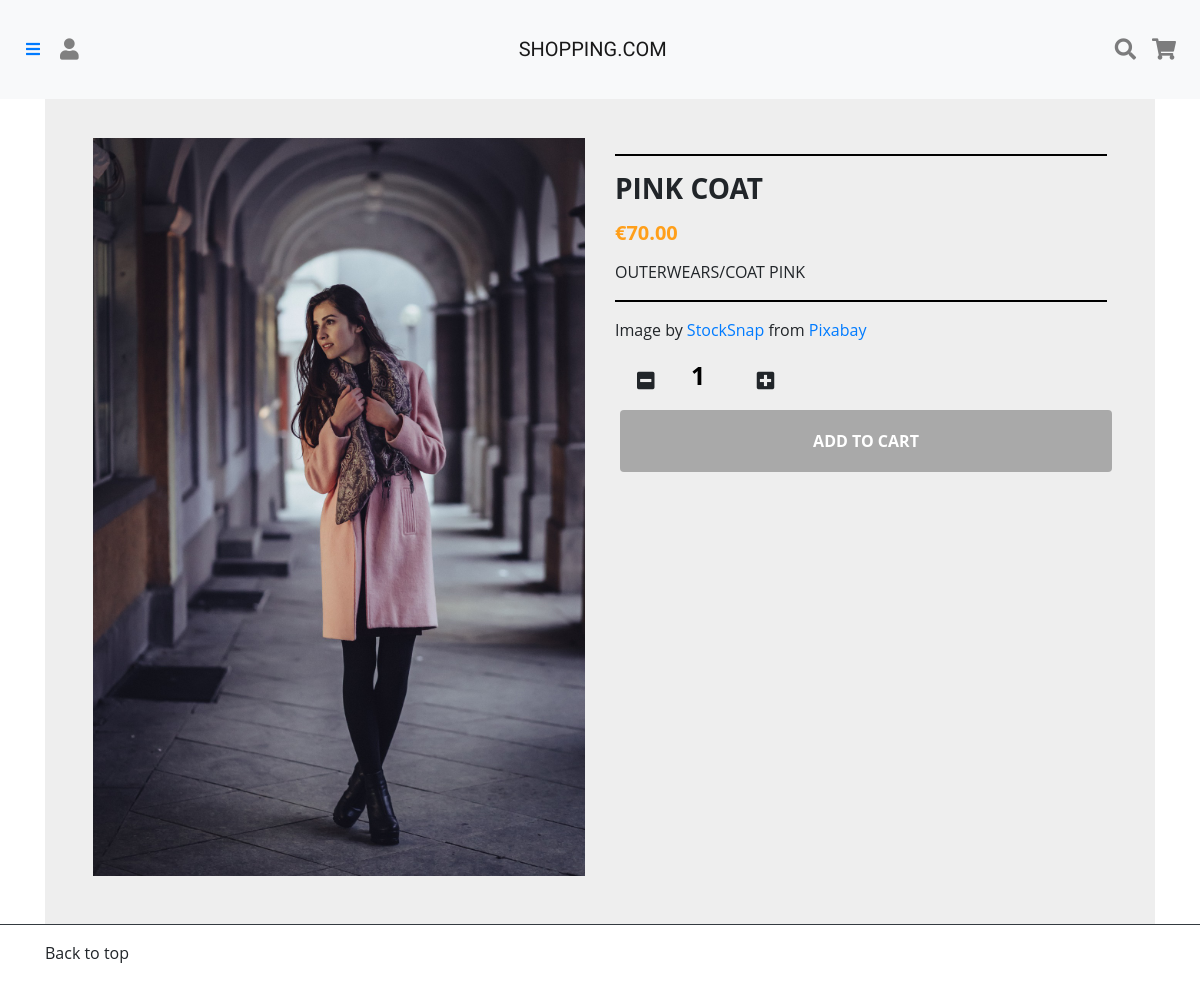
The app's page /product/viewProduct.php?productNo=1032 with its own data.
### tables this page shows
CREATE TABLE Product(
p_id INT(6) UNSIGNED AUTO_INCREMENT PRIMARY KEY,
p_name VARCHAR(30) NOT NULL,
p_category VARCHAR(30) NOT NULL,
p_sub VARCHAR(30) NOT NULL,
p_colour VARCHAR(30) NOT NULL,
p_price DECIMAL(5,2) NOT NULL,
p_quantity INT(6) NOT NULL,
p_description VARCHAR(1000)
);

### controller/Product_cont.php (called while the page is built, shortened)
<?php
	include 'Controller.php';
	class Product_Controller extends Controller{
		public function __construct(){
			$this->model= new Product_model();
		}
    	public function productView(){
    		$pid = $_REQUEST['productNo'];
    		$product = $this->model->selectProduct($pid);
    		require_once $_SERVER["DOCUMENT_ROOT"]."/mall/view/header.php";
			require_once $_SERVER["DOCUMENT_ROOT"]."/mall/view/product_detail.php";
			require_once $_SERVER["DOCUMENT_ROOT"]."/mall/view/footer.php";
		}
	}

### product/viewProduct.php (called while the page is built)
<?php
  include $_SERVER["DOCUMENT_ROOT"].'/mall/controller/Product_cont.php';
  include $_SERVER["DOCUMENT_ROOT"].'/mall/model/Product_model.php';
  $controller = new Product_Controller();
  $controller -> productView();
?>

### model/Model.php (called while the page is built, shortened)
<?php
	class Model{
		private $host = 'localhost';
		private $dbuser ='d1234';
		private $dbpwd = '1234';
		private $database = 'mysql';
		public function __construct(){
			$this->pdo = new PDO("mysql:host=$this->host;dbname=$this->database", $this->dbuser, $this->dbpwd);
		}
	}

### model/Product_model.php (called while the page is built, shortened)
<?php
	include 'Model.php';
	class Product_Model extends Model{
		function selectProduct($pid){
			$sql = "SELECT * from product where p_id = '$pid'";
			$stmt = $this->pdo->prepare($sql);
			$stmt->execute();
			return $stmt->fetch();
		}
	}

### view/product_detail.php (the view, shortened to what this page needs)
<main id="main product-main">
	<div class="container">
		<div class="card-detail">
			<div class="container-fliud">
				<div class="wrapper row">
					<div class="preview col-md-6">
						<div class="preview-pic tab-content">
						  	<?php
		            		$image_src = "/mall/public/img/{$product['p_category']}/{$product['p_id']}.jpg";
		        			?>
							<img class="img-detail" src=<?php echo $image_src;?>>
						</div>
					</div>
					<div class="details col-md-6">
						<hr style="width: 100%; color: black; height: 1px; background-color:black;" />
						<h3 class="product-title"><?php echo $product['p_name'];?></h3>
						<h5 class="price"><span>€<?php echo $product['p_price'];?></span></h5>
						<div class="rows">
							<span class="info"><?php echo $product['p_category'];?>/<?php echo $product['p_sub'];?></span>
							<span class="info text-right"><?php echo $product['p_colour'];?></span>
						</div>
						<hr style="width: 100%; color: black; height: 1px; background-color:black;" />
						<p class="product-description"><?php echo $product['p_description'];?></p>
						<div class="row">
				 			<div class="col-md-6 product-qty">
				  				<span class="btn btn-default btn-lg btn-qty minus">
				  					<span class="fas fa-minus-square" aria-hidden="true"></span>
				  				</span>
				  				<input type="number" class="count p-quantity text-center" value="1">
				  				<span class="btn btn-default btn-lg btn-qty plus">
				   					<span class="fas fa-plus-square" aria-hidden="true"></span>
				  				</span>
				  			</div>
			 			</div>
						<div class="action">
							<?php if ((isset($_SESSION['user']))&&($_SESSION['user']=='Admin')):?>
							<?php $id = $product['p_id']; $cat = "'".$product['p_category']."'";?>
				  				<div class="row">
				 					<div class="col-md-12 text-center">
				  						<button class="btn btn-dark btn-block cbutton" onclick="location.href='/mall/product/modifyProduct.php?pid='+<?php echo $id?>">
							   				Modify Product
				  						</button>
				 					</div>
				 				</div>
				 				<div class="row">
				 					<div class="col-md-12 text-center">
				  						<button class="btn btn-dark btn-block cbutton mt-auto" onclick="javascript:deleteObject(<?php echo$cat;?>,<?php echo $id;?>)">
				  							Delete Product
				  						</button>
				 					</div>
				 				</div>
			  				<?php else: ?>
				  				<div class="row">
				 					<div class="col-md-12 text-center">
				 						<?php if (isset($_SESSION['user'])):?>
				  							<button id = "addcart" class="btn addcart btn-dark btn-block cbutton" value="Add to Cart">Add to Cart
				  						<?php else:?>
				  							<button id = "addcart-notlogin" class="btn addcart-notlogin btn-dark btn-block cbutton">Add to Cart
				  						<?php endif;?>
				  						</button>
				 					</div>
				 				</div>
			  				<?php endif?>
						</div>
					</div>
				</div>
			</div>
		</div>
	</div>
</main>

### public/css/styles.css (style rules this page uses)
main { margin-top:5%; }
.count { color: #000; display: inline-block; width:50px; font-size: 25px; font-weight: 700; line-height: 30px; padding: 0 2px; text-align: center; background: transparent; border-top: transparent !important; border-left: transparent !important; border-right: transparent !important; border-bottom: transparent !important; }
span { -webkit-user-select: none; -moz-user-select: none; -ms-user-select: none; }

### public/css/grid.css (style rules this page uses)
.container { display:flex; }
.btn { margin : 5px; }
img { max-width: 100%; }
.preview { display: -webkit-box; display: -webkit-flex; display: -ms-flexbox; display: flex; -webkit-box-orient: vertical; -webkit-box-direction: normal; -webkit-flex-direction: column; -ms-flex-direction: column; flex-direction: column; }
.preview-pic { -webkit-box-flex: 1; -webkit-flex-grow: 1; -ms-flex-positive: 1; flex-grow: 1; }
.tab-content { overflow: hidden; }
.tab-content img { width: 100%; }
.card-detail { margin-top: 30px; background: #eee; padding: 3em; line-height: 1.5em; }
@media screen and (min-width: 997px) { .wrapper { display: -webkit-box; display: -webkit-flex; display: -ms-flexbox; display: flex; } }
.details { display: -webkit-box; display: -webkit-flex; display: -ms-flexbox; display: flex; -webkit-box-orient: vertical; -webkit-box-direction: normal; -webkit-flex-direction: column; -ms-flex-direction: column; flex-direction: column; }
.product-title, .price { text-transform: UPPERCASE; font-weight: bold; }
.info { text-transform: UPPERCASE; }
.checked, .price span { color: #ff9f1a; }
.product-title, .rating, .product-description, .price, .vote, .sizes { margin-bottom: 15px; }
.product-title { margin-top: 0; }
.cbutton, .like { background: #a9a9a9; padding: 1.2em 1.5em; border: none; text-transform: UPPERCASE; font-weight: bold; color: #fff; -webkit-transition: background .3s ease; transition: background .3s ease; }

### records on screen
product: p_category+p_id (picture), p_name "PINK COAT", p_price "70.00", p_category "OUTERWEARS", p_sub "COAT", p_colour "PINK", p_description "Image by StockSnap from Pixabay"
